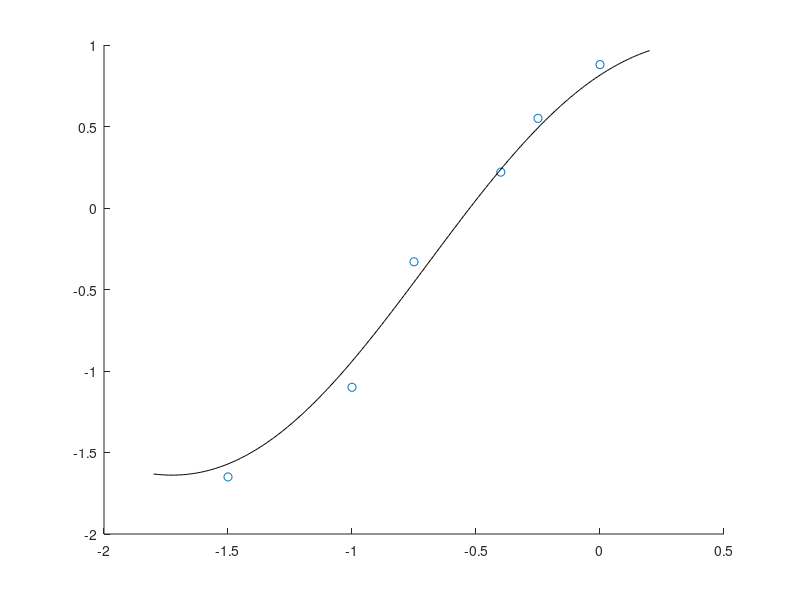

This chart was generated by the following MATLAB code:
clear all;
close all;
clc;

% this is a demo for Gaussian Process Regression
% for more information please refer to 'Gaussian proecess regression a quick introduction.pdf'
% written by NeoChow @HIT 2017/10/10
% the x range from -1.8 to 0.2
x = [-1.5, -1.0, -0.75, -0.4, -0.25, 0.00]; % training set
y = 0.55*[-3 -2 -0.6 0.4 1 1.6];              % coresponding value of x
figure(1);
scatter(x,y,'r.');
hold on;
K = [1.70 1.42 1.21 0.87 0.72 0.51;         % covariance matrix of training set
    1.42 1.70 1.56 1.34 1.21 0.97;
    1.21 1.56 1.70 1.51 1.42 1.21;
    0.87 1.34 1.51 1.70 1.59 1.48;
    0.72 1.21 1.42 1.59 1.70 1.56;
    0.51 0.97 1.21 1.48 1.56 1.70];
sigman = 0.3;   % the covariance of the noise
sigmaf = 1.27;  % hyperparameter of SE kernel the constant factor
l = 1;          % hyperparameter of SE kernel the length factor
% compute the K*, the new x*'s are vector from -1.8 to 0.2
xtest = -1.8 : 0.01: 0.2;
K_ = zeros(length(x), length(xtest));       % K_ is the matrix(K(X, X*))
for ii = 1:length(x)
    for jj = 1:length(xtest)
        K_(ii,jj) = sigmaf^2*exp(-(x(ii) - xtest(jj))^2/(2*l*l));% kernel
    end
end
y_ = K_'*(inv(K))*(y');
plot(xtest,y_','k-');

